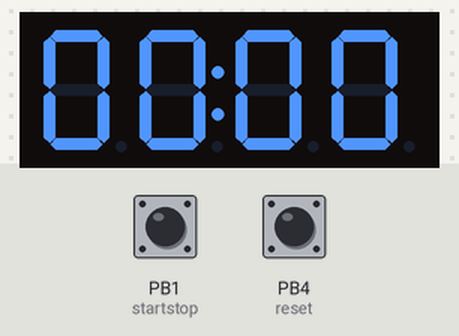
Simulated run of this sketch. Board: ATtiny85, built with avr-gcc and run on an emulated ATtiny85. Parts: 4-digit seven-segment display. The test bench sets the inputs (shaded band); at power-on: PB1 (startstop) LOW, PB4 (reset) LOW.

Above: at 1.2 s.
1.3 s: PB1 (startstop) pulled HIGH for 0.15 s
At 2.1 s:
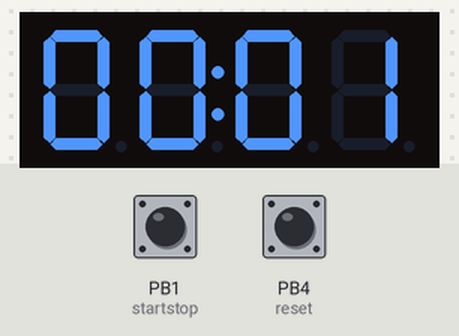
At 2.9 s:
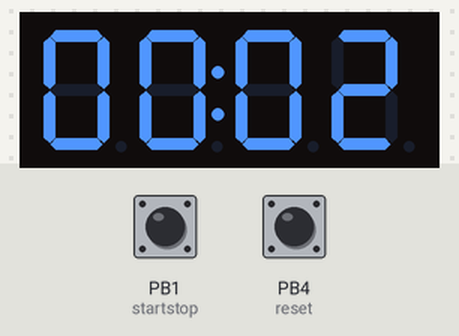
Timing chart, 0 to 4.4 s (numbered marks = the images above; inputs shaded):
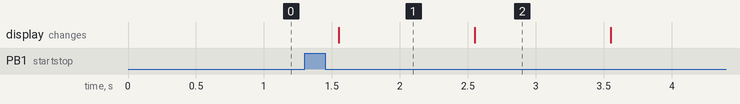

The sketch:

Trinket_Timer.ino
```cpp
//#include "Wire.h" // Enable this line if using Arduino Uno, Mega, etc.
#include <TinyWireM.h> // Enable this line if using Adafruit Trinket, Gemma, etc.

#include "Adafruit_LEDBackpack.h"
#include "Adafruit_GFX.h"
#include "Timer.h"

Timer t;
Adafruit_7segment disp = Adafruit_7segment();

int startstop = 1;    // The Green Button, Starts and Stops the Timer
int reset = 4;        // The Red Button, Restets the Timer AFTER is has been stopped.

// The Clock Variables
int mins = 0;
int secs = 0;

boolean timerActive = false;  // Is the timer running?

void setup(){
  //  Serial.begin(9600);

  disp.begin(0x70);   // The address of our display

  resetDisplay();

  pinMode(startstop, INPUT);
  pinMode(reset, INPUT);

  t.every(1000, updateDisplay);  // Triggers the UpdateDisplay funcion every second
}

void loop(){

  if (digitalRead(startstop) == HIGH){
    // Serial.println("Timer Started/Stopped!");
    // Toggels the Timer State
    timerActive = !timerActive;
    delay(250);
  }

  if (!timerActive && digitalRead(reset) == HIGH){
    // Serial.println("Timer Reset!");
    mins = secs = 0;   //Resets the Clock Variables
    resetDisplay();    //Resets the Display to 00:00
    delay(250);
  }

  if (timerActive) {
    t.update();   //This is what cycles the timer, ie. tells it to count
  }

}

void updateDisplay(){
  // Increment the Display
  secs += 1;
  if (secs >= 60){
    // This increments the mins after 60 seconds.
    secs = 0;
    mins += 1;
  }

  // Wirte the new value to the display
  disp.writeDigitNum(0, (mins / 10));
  disp.writeDigitNum(1, mins % 10);
  disp.drawColon(true);
  disp.writeDigitNum(3, (secs / 10));
  disp.writeDigitNum(4, secs % 10);

  disp.writeDisplay(); // Writes the changes to the display, moving the numbers from the buffer
}

void resetDisplay(){
  // Write 00:00 to the diplay
  disp.writeDigitNum(0, 0);
  disp.writeDigitNum(1, 0);
  disp.drawColon(true);
  disp.writeDigitNum(3, 0);
  disp.writeDigitNum(4, 0);

  disp.writeDisplay();

}
```

Measured:
- after the input at 1.3 s, the display: changes after 0.25 s (image 1)
- what the display in image 1 shows lasts 1.0 s, from 1.6 s to 2.6 s
